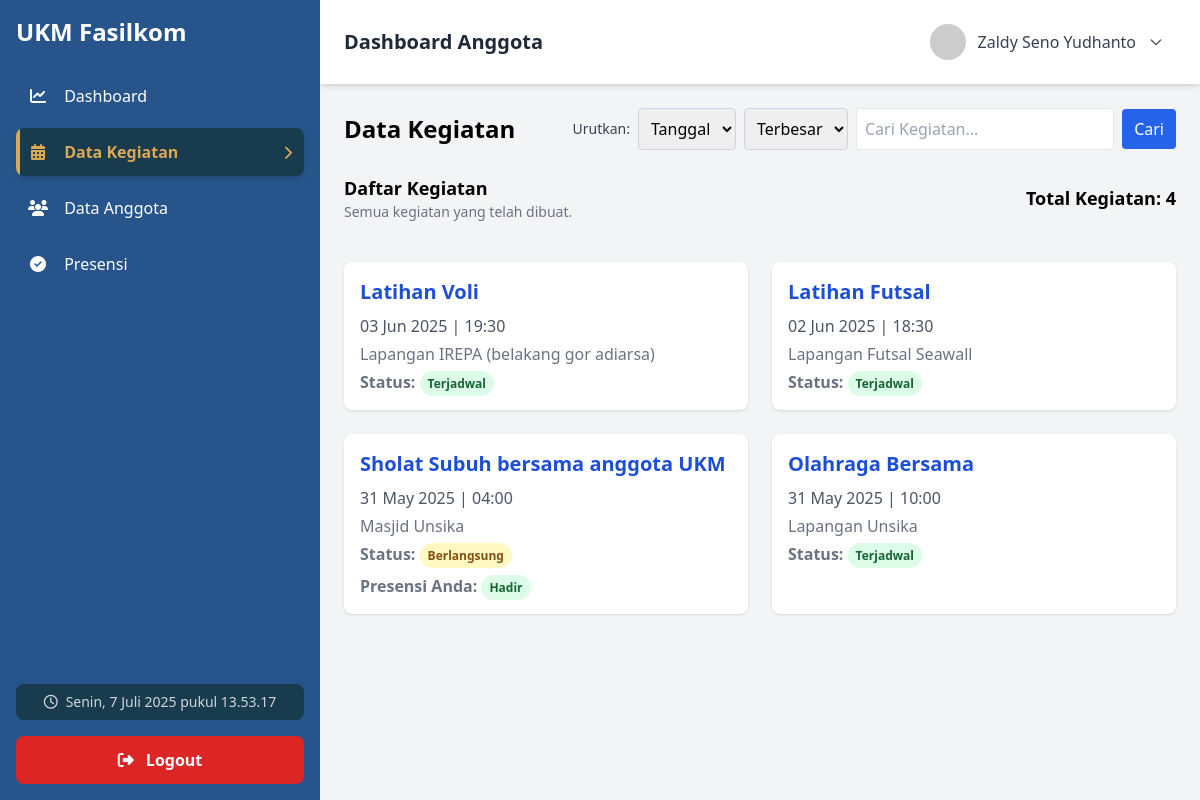
/Anggota/kegiatan/data-kegiatan.php (signed in), run on the app's committed database.
### tables this page shows
CREATE TABLE `pendaftaran` (
  `id_pendaftaran` int(11) NOT NULL,
  `id_user` int(11) NOT NULL,
  `nama` varchar(100) NOT NULL,
  `npm` varchar(20) NOT NULL,
  `email` varchar(100) NOT NULL,
  `prodi` varchar(100) NOT NULL,
  `angkatan` year(4) NOT NULL,
  `jabatan` varchar(50) DEFAULT 'Anggota',
  `bio` text DEFAULT NULL,
  `tanggal_daftar` datetime DEFAULT current_timestamp(),
  `status` enum('pending','diterima','ditolak') DEFAULT 'pending',
  `bukti_npm` varchar(255) DEFAULT NULL
);

CREATE TABLE `kegiatan` (
  `id_kegiatan` int(11) NOT NULL,
  `judul_kegiatan` varchar(100) NOT NULL,
  `tanggal_kegiatan` date NOT NULL,
  `waktu_kegiatan` time NOT NULL,
  `lokasi` varchar(150) DEFAULT NULL,
  `deskripsi` text DEFAULT NULL,
  `status` enum('Terjadwal','Berlangsung','Selesai','Dibatalkan') DEFAULT 'Terjadwal',
  `dibuat_oleh` varchar(100) DEFAULT NULL,
  `created_at` timestamp NOT NULL DEFAULT current_timestamp()
);

CREATE TABLE `presensi` (
  `id_presensi` int(11) NOT NULL,
  `id_kegiatan` int(11) NOT NULL,
  `id_anggota` int(11) NOT NULL,
  `presensi` enum('Hadir','Izin','Tidak Hadir') DEFAULT NULL,
  `waktu_presensi` datetime DEFAULT NULL
);

### Anggota/kegiatan/data-kegiatan.php (the view, shortened to what this page needs)
<?php
include '../koneksi.php';
$id_user = $_SESSION['id_user'];
$current_time = date('Y-m-d H:i:s');
function getIdAnggota($koneksi, $id_user) {
    $sql_pendaftaran = "SELECT id_pendaftaran FROM pendaftaran WHERE id_user = $id_user LIMIT 1";
    $result_pendaftaran = mysqli_query($koneksi, $sql_pendaftaran);
    if ($result_pendaftaran && mysqli_num_rows($result_pendaftaran) > 0) {
        $row_pendaftaran = mysqli_fetch_assoc($result_pendaftaran);
        $id_pendaftaran = $row_pendaftaran['id_pendaftaran'];
        $sql_anggota = "SELECT id_anggota FROM anggota WHERE id_pendaftaran = $id_pendaftaran LIMIT 1";
        $result_anggota = mysqli_query($koneksi, $sql_anggota);
        if ($result_anggota && mysqli_num_rows($result_anggota) > 0) {
            $row_anggota = mysqli_fetch_assoc($result_anggota);
            return $row_anggota['id_anggota'];
        }
    }
    return null;
}
$id_anggota = getIdAnggota($koneksi, $id_user);
$search = isset($_GET['search']) ? mysqli_real_escape_string($koneksi, $_GET['search']) : '';
$order = isset($_GET['order']) ? strtoupper($_GET['order']) : 'DESC';
$order = in_array($order, ['ASC', 'DESC']) ? $order : 'DESC';
$orderBy = "tanggal_kegiatan $order";
$sql_kegiatan = "
    SELECT * FROM kegiatan
    WHERE judul_kegiatan LIKE '%$search%'
    ORDER BY $orderBy
";
$query = mysqli_query($koneksi, $sql_kegiatan);
$total_kegiatan = mysqli_num_rows($query);
$kegiatan_data = [];
while ($row = mysqli_fetch_assoc($query)) {
    $kegiatan_data[] = $row;
}
mysqli_query($koneksi, "
    UPDATE kegiatan
    SET status = 'Berlangsung'
    WHERE status = 'Terjadwal'
    AND CONCAT(tanggal_kegiatan, ' ', waktu_kegiatan) <= '$current_time'
");
mysqli_query($koneksi, "
    UPDATE kegiatan
    SET status = 'Selesai'
    WHERE status = 'Berlangsung'
    AND DATE_ADD(CONCAT(tanggal_kegiatan, ' ', waktu_kegiatan), INTERVAL 2 HOUR) <= '$current_time'
");
?>
<!DOCTYPE html>
<html lang="en">
<head>
    <script src="https://cdn.tailwindcss.com"></script>
</head>
<body class="bg-gray-100 font-sans">
    <div class="flex h-screen">
        <?php include '../sidebar.php'; ?>
        <div class="flex-1 flex flex-col sm:ml-0 md:ml-80 lg:ml-80 xl:ml-80">
            <?php include '../navbar.php'; ?>
            <section class="p-6">
                <div class="flex flex-col md:flex-row md:items-center md:justify-between mb-6">
                    <div class="mb-4 md:mb-0">
                        <h2 class="text-2xl font-semibold">Data Kegiatan</h2>
                    </div>
                    <div class="flex flex-col md:flex-row md:items-center gap-2 w-full md:w-auto">
                        <form method="GET" class="flex flex-col md:flex-row md:items-center gap-2 w-full md:w-auto">
                            <div class="flex items-center gap-2">
                                <label class="text-sm font-medium text-gray-700">Urutkan:</label>
                                <select name="sort" class="border border-gray-300 rounded p-2" onchange="this.form.submit()">
                                    <option value="tanggal" <?= (isset($_GET['sort']) && $_GET['sort'] == 'tanggal') ? 'selected' : '' ?>>Tanggal</option>
                                </select>
                                <select name="order" class="border border-gray-300 rounded p-2" onchange="this.form.submit()">
                                    <option value="desc" <?= (!isset($_GET['order']) || $_GET['order'] == 'desc') ? 'selected' : '' ?>>Terbesar</option>
                                </select>
                            </div>
                            <div class="flex items-center gap-2 w-full md:w-80">
                                <input type="text" name="search" placeholder="Cari Kegiatan..." value="<?= isset($_GET['search']) ? htmlspecialchars($_GET['search']) : '' ?>" class="border p-2 rounded w-full">
                                <button type="submit" class="bg-blue-600 text-white px-3 py-2 rounded hover:bg-blue-700">Cari</button>
                            </div>
                        </form>
                    </div>
                </div>
                <div class="mb-6">
                    <div class="flex flex-col md:flex-row md:items-center md:justify-between">
                        <div class="mb-4">
                            <h3 class="text-lg font-semibold">Daftar Kegiatan</h3>
                            <p class="text-sm text-gray-500">Semua kegiatan yang telah dibuat.</p>
                        </div>
                        <div class="mb-4">
                            <h3 class="text-lg font-semibold">Total Kegiatan: <?= $total_kegiatan ?></h3>
                        </div>
                    </div>
                </div>
                <div class="grid grid-cols-1 md:grid-cols-2 lg:grid-cols-2 gap-6">
                    <?php if (count($kegiatan_data) > 0): ?>
                        <?php foreach ($kegiatan_data as $row): ?>
                            <?php
                            $user_presensi_status = null;
                            if ($id_anggota) {
                                $sql_cek_user = "SELECT presensi FROM presensi WHERE id_kegiatan = {$row['id_kegiatan']} AND id_anggota = $id_anggota";
                                $result_cek_user = mysqli_query($koneksi, $sql_cek_user);
                                if ($result_cek_user && mysqli_num_rows($result_cek_user) > 0) {
                                    $row_user = mysqli_fetch_assoc($result_cek_user);
                                    $user_presensi_status = $row_user['presensi'];
                                }
                            }
                            ?>
                            <div
                                class="cursor-pointer bg-white rounded-lg shadow p-4 hover:shadow-lg transition"
                                onclick="openModal(<?= $row['id_kegiatan'] ?>)"
                            >
                                <h2 class="text-xl font-semibold text-blue-700"><?= htmlspecialchars($row['judul_kegiatan'] ?? '') ?></h2>
                                <p class="text-gray-600 mt-2"><?= date('d M Y', strtotime($row['tanggal_kegiatan'])) ?> | <?= date('H:i', strtotime($row['waktu_kegiatan'])) ?></p>
                                <p class="text-gray-500 mt-1"><?= htmlspecialchars($row['lokasi'] ?? '') ?></p>
                                <p class="text-gray-500 mt-1"><strong>Status:</strong>
                                    <span class="px-2 py-1 rounded-full text-xs font-semibold
                                        <?= $row['status'] == 'Berlangsung' ? 'bg-yellow-100 text-yellow-800' : 'bg-green-100 text-green-800' ?>">
                                        <?= htmlspecialchars($row['status'] ?? '') ?>
                                    </span>
                                </p>
                                <?php if ($user_presensi_status): ?>
                                    <p class="text-gray-500 mt-2"><strong>Presensi Anda:</strong>
                                        <span class="px-2 py-1 rounded-full text-xs font-semibold
                                            <?= $user_presensi_status == 'Hadir' ? 'bg-green-100 text-green-800' :
                                                ($user_presensi_status == 'Izin' ? 'bg-yellow-100 text-yellow-800' : 'bg-red-100 text-red-800') ?>">
                                            <?= htmlspecialchars($user_presensi_status) ?>
                                        </span>
                                    </p>
                                <?php endif; ?>
                            </div>
                        <?php endforeach; ?>
                    <?php else: ?>
                        <div class="col-span-full text-center py-8">
                            <p class="text-gray-500">Tidak ada data kegiatan yang ditemukan.</p>
                        </div>
                    <?php endif; ?>
                </div>
            </section>
        </div>
    </div>
</body>
</html>

### Anggota/navbar.php (shortened to what this page needs)
<?php
$user_name = 'User';
if (isset($_SESSION['id_user'])) {
    $id_user = $_SESSION['id_user'];
    $query = "SELECT nama, npm, prodi, email FROM pendaftaran WHERE id_user = ?";
    $stmt = mysqli_prepare($koneksi, $query);
    if ($stmt) {
        mysqli_stmt_bind_param($stmt, "i", $id_user);
        mysqli_stmt_execute($stmt);
        $result = mysqli_stmt_get_result($stmt);
        if (mysqli_num_rows($result) > 0) {
            $userData = mysqli_fetch_assoc($result);
            $user_name = $userData['nama'] ?? 'Admin';
        } else {
            $user_name = $_SESSION['username'] ?? 'Admin';
        }
    }
} else {
    $loginPath = getCorrectPath('login.php');
    header("Location: " . $loginPath);
    exit();
}
?>
<nav class="bg-white shadow-md px-6 py-4 flex items-center justify-between sticky top-0 z-40 mt-16 sm:mt-16 md:mt-0 lg:mt-0">
    <h2 class="text-xl font-semibold text-gray-800">Dashboard Anggota</h2>
    <div class="relative">
        <button onclick="toggleDropdown()" id="dropdownButton" class="flex items-center space-x-3 focus:outline-none hover:bg-gray-100 px-3 py-2 rounded transition">
            <img src="https://ui-avatars.com/api/?name=<?= urlencode($user_name) ?>&background=27548A&color=fff" class="w-9 h-9 rounded-full" alt="User Photo">
            <span class="text-gray-700 font-medium hidden sm:inline"><?= htmlspecialchars($user_name) ?></span>
            <svg id="dropdownIcon" class="w-4 h-4 text-gray-600 transition-transform duration-200" fill="none" stroke="currentColor" viewBox="0 0 24 24">
                <path stroke-linecap="round" stroke-linejoin="round" stroke-width="2" d="M19 9l-7 7-7-7" />
            </svg>
        </button>
    </div>
</nav>

### Anggota/navbar.php (style rules this page uses)
#dropdownIcon { transition: transform 0.2s ease; }

### data on the page
pendaftaran: nama "Zaldy Seno Yudhanto"
kegiatan: judul_kegiatan "Latihan Voli", tanggal_kegiatan "03 Jun 2025", waktu_kegiatan "19:30", lokasi "Lapangan IREPA (belakang gor adiarsa)", status "Terjadwal"
kegiatan: judul_kegiatan "Latihan Futsal", tanggal_kegiatan "02 Jun 2025", waktu_kegiatan "18:30", lokasi "Lapangan Futsal Seawall", status "Terjadwal"
kegiatan: judul_kegiatan "Sholat Subuh bersama anggota UKM", tanggal_kegiatan "31 May 2025", waktu_kegiatan "04:00", lokasi "Masjid Unsika", status "Berlangsung", presensi.presensi "Hadir"
kegiatan: judul_kegiatan "Olahraga Bersama", tanggal_kegiatan "31 May 2025", waktu_kegiatan "10:00", lokasi "Lapangan Unsika", status "Terjadwal"

### other printed values
$item['title'] "Dashboard"
$item['title'] "Data Kegiatan"
$item['title'] "Data Anggota"
$item['title'] "Presensi"
$total_kegiatan "4"
